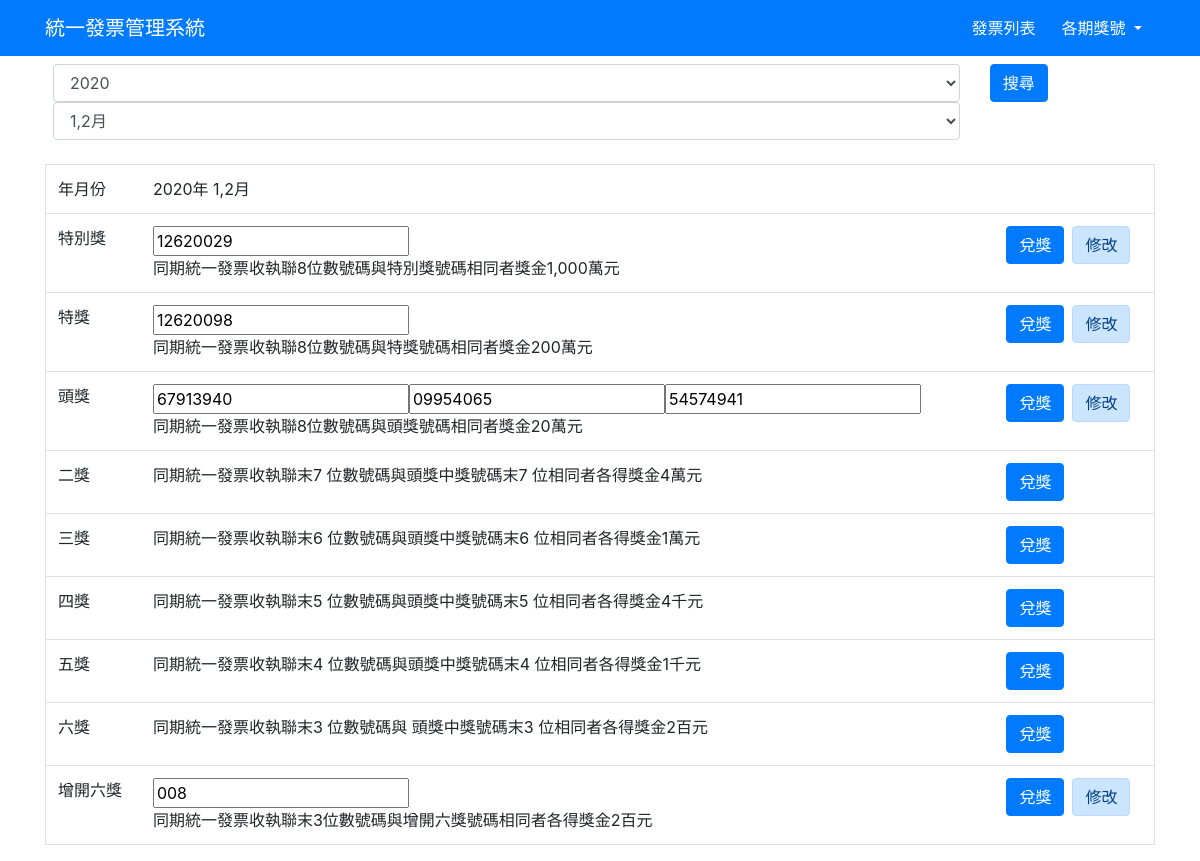
/invoice.php, run on an earlier commit of the app's database.
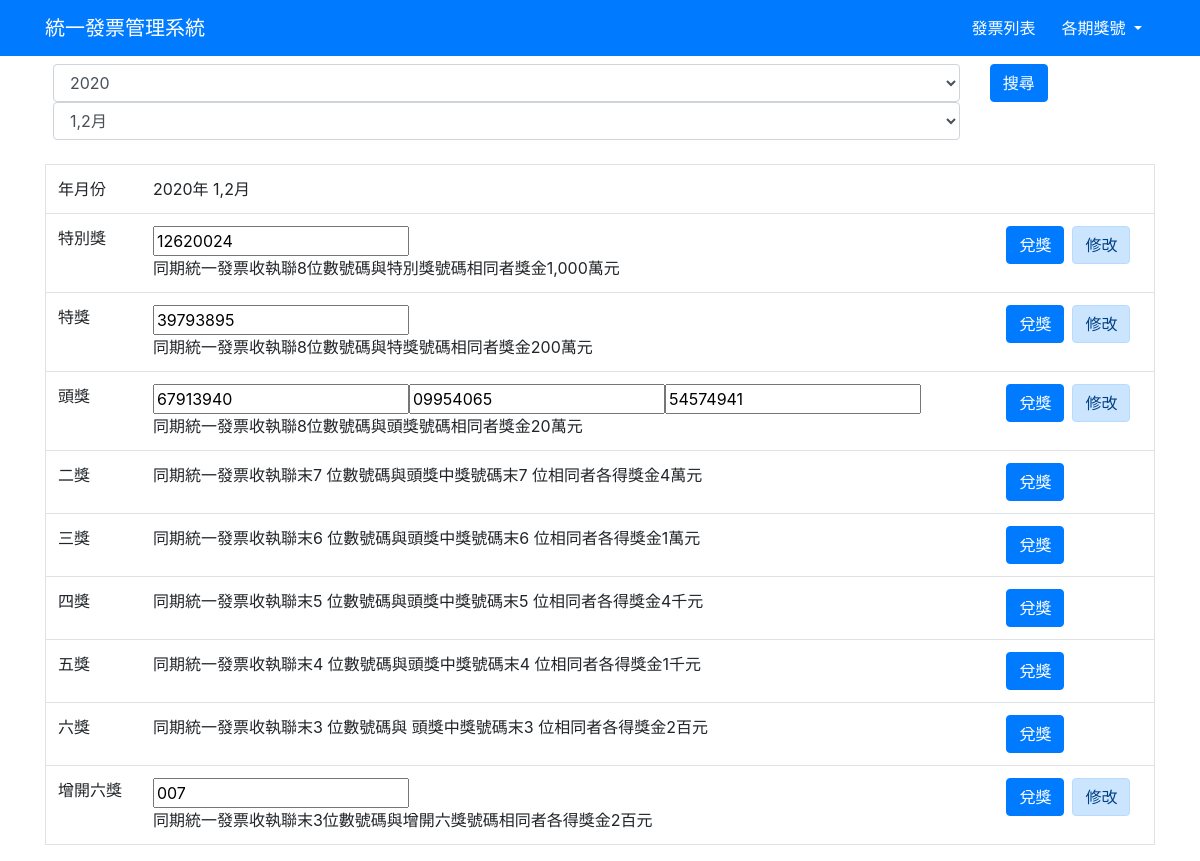
And on a later commit of the database.
### tables this page shows
CREATE TABLE `award_number` (
  `id` int(20) UNSIGNED NOT NULL COMMENT '流水號',
  `year` year(4) NOT NULL COMMENT '年',
  `period` tinyint(1) UNSIGNED NOT NULL COMMENT '期',
  `number` int(8) UNSIGNED NOT NULL COMMENT '號碼',
  `type` tinyint(1) UNSIGNED NOT NULL COMMENT '類別'
);

### DBC.php (called while the page is built, shortened)
<?php
    $dbname = 'invoice';
    $dsn = "mysql:host=localhost;charset=utf8;dbname=$dbname";
    $pdo = new pdo($dsn,'root','');
    function all($table,$arg=1){
        global $pdo;
        if(is_array($arg)){
            foreach($arg as $key => $value){
                $tmp[] = "`".$key."`='".$value."'";
            }
            $sql ="select * from `$table` where". implode('&&',$tmp);
        }else{
            $sql = "select * from `$table` where $arg";
        }
        $rows = $pdo->query($sql)->fetchALL();
        return $rows;
    }
    function find($table,$arg=1){
        global $pdo;
        $sql = "select * from `$table`";
        if(is_array($arg)){
            foreach($arg as $key => $value){
                $tmp[] = "`$key` = '$value'";
            }
                $tmp2 = implode('&&',$tmp);
                $sql = "select * from `$table` where $tmp2";
        }else{
            $sql = "select * from `$table` where `id` = '$arg'";
        }
            $rows = $pdo->query($sql)->fetch();
            return $rows;
    }
?>

### invoice.php (the view, shortened to what the changed rows need)
<!DOCTYPE html>
<html lang="en">
<head>
</head>
<body>
    <?php
    include "DBC.php";
    $period = ceil(date('n')/2);
    if(isset($_GET['period'])){
        $period = $_GET['period'];
    }else{
        $period = 1;
    }
    if(isset($_GET['year'])){
        $year = $_GET['year'];
    }else{
        $year = date('Y');
    }
    $num1 = find('award_number',['period'=>$period,'year'=>$year,'type'=>1]);
    $num2 = find('award_number',['period'=>$period,'year'=>$year,'type'=>2]);
    $num4 = find('award_number',['period'=>$period,'year'=>$year,'type'=>4]);
    ?>
    <div class="container">
        <table class='table border'>
            <tr>
            <form action="award_edit.php" method="post">
                <td><input type="text" name='number' value='<?php if(!empty($num1['number'])){echo sprintf("%08d",$num1['number']);}?>'>
                <br>同期統一發票收執聯8位數號碼與特別獎號碼相同者獎金1,000萬元</td>
            </form>
            </tr>
            <tr>
            <form action="award_edit.php" method="post">
                <td><input type="text" name='number' value='<?php
                if(!empty($num2['number'])){echo sprintf("%08d",$num2['number']).'';}
                ?>'>
                <br>同期統一發票收執聯8位數號碼與特獎號碼相同者獎金200萬元</td>
            </form>
            </tr>
            <tr>
            <form action="award_edit.php" method="post">
                <td><?php
                if(!empty($num4['number'])){
                    echo "<input type='text' name='number' value='".sprintf("%03d",$num4['number'])."'>";
                }
                ?>
                <br>同期統一發票收執聯末3位數號碼與增開六獎號碼相同者各得獎金2百元</td>
            </form>
            </tr>
        </table>
    </div>
</body>
</html>

What changed in the data, as far as the page shows it:
changed award_number (number 1 of 6 on the later page): number "12620029" → "12620024"
changed award_number (number 2 of 6 on the later page): number "12620098" → "39793895"
changed award_number (number 6 of 6 on the later page): number "008" → "007"
